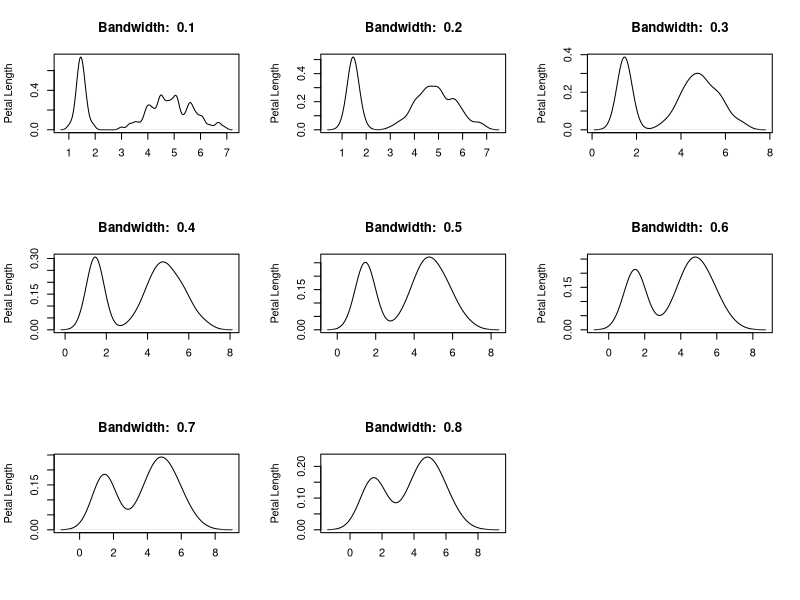
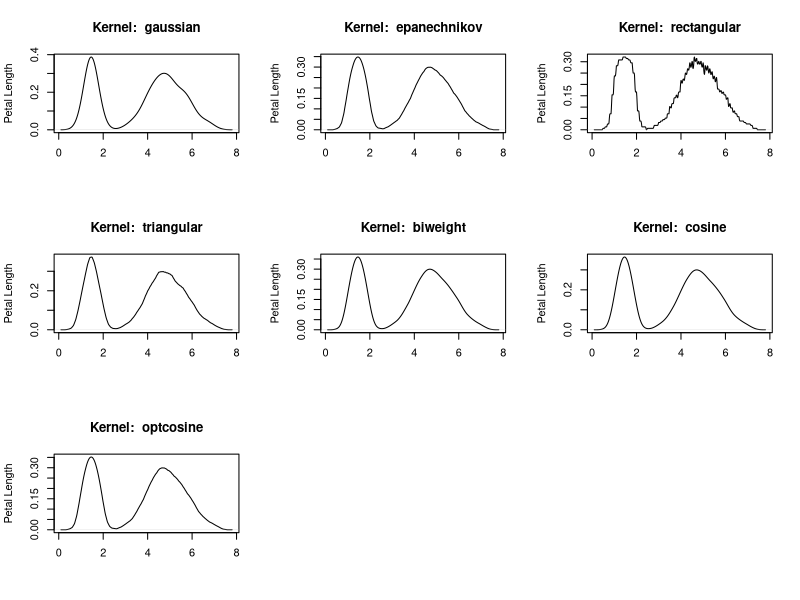

Here is the R script that generated these plots, in order:
## ---- chunk 1
#take a peak at the data 
head(iris)

#Take a look at multiple bandwidths 
par(mfrow = c(3,3))
for(h in seq(.1, .8, .1)){
  plot(density(iris$Petal.Length, bw = h, kernel = "gaussian"), xlab ="", ylab = "Petal Length", main = paste("Bandwidth: ",h))
}

## ---- chunk 2
#Take a look at multiple kerenels
kernels = c("gaussian", "epanechnikov", "rectangular","triangular", "biweight","cosine", "optcosine")

par(mfrow = c(3,3))
for(kern in kernels){
  plot(density(iris$Petal.Length, bw =0.3 , kernel = kern), xlab ="", ylab = "Petal Length", main = paste("Kernel: ",kern))
}

